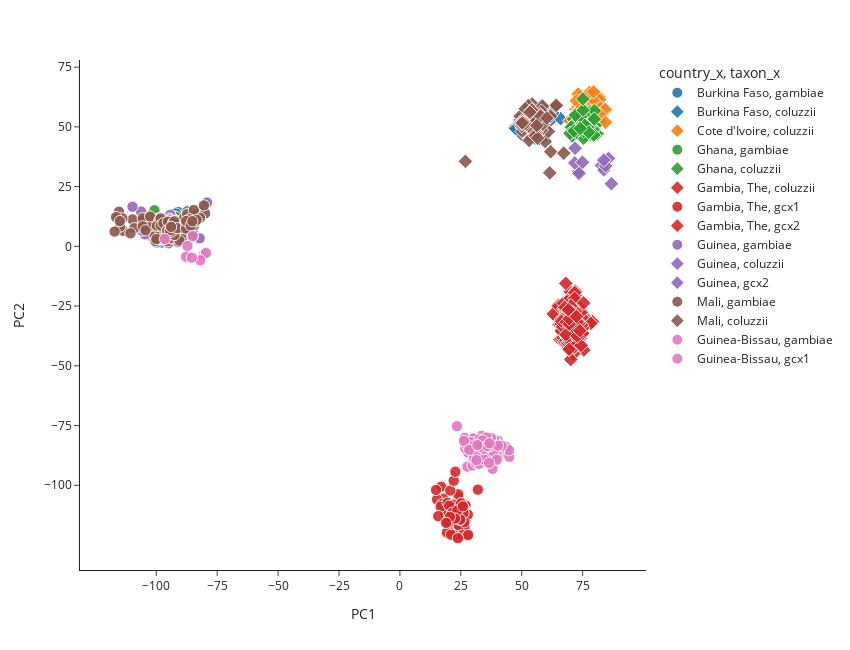

Notebook source saved alongside this figure:
### Code cell
plot_coords(data, x='PC1', y='PC2',
            color='country_x', symbol='taxon_x', symbol_map=species_symbols, slug = 'pca',
            show=True)
